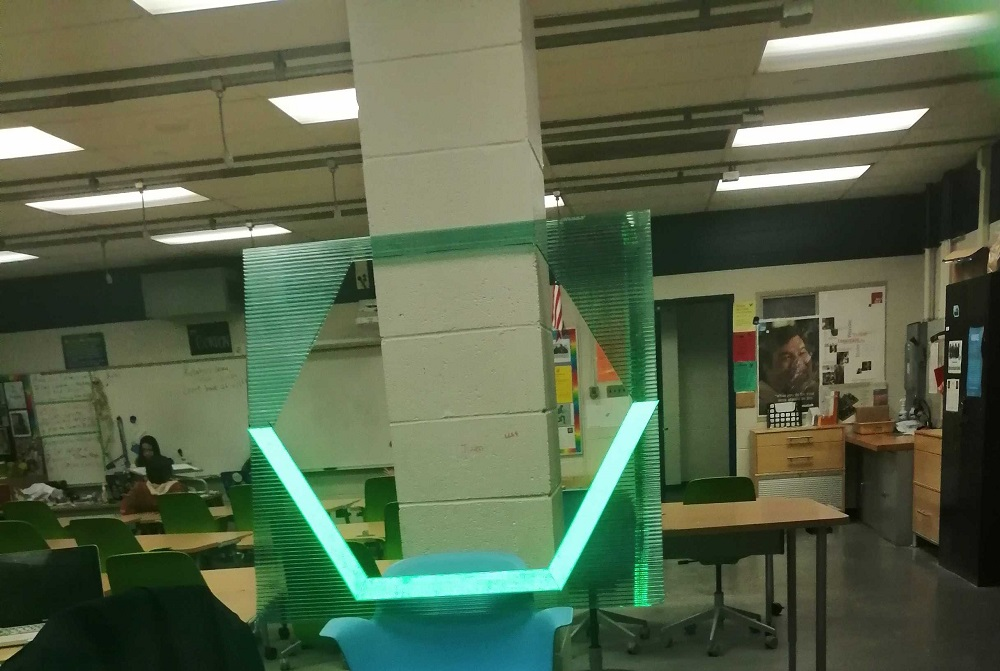
#> input picture test_images/Green_Trapezoid.jpg, 1000 x 671 px, given in place of the camera
$ python locate_target.py   (older library calls are emulated)
#> lines starting #> are read from the running program, lines starting #| are printed output that depends on the picture; after the words box and inside, x2 and y2 are one past the last pixel; in counts of white or black regions, pixels touching at a corner belong together; long printed decimals are rounded
import cv2 #USE OPENCV 3.1 FOR FINDCONTOURS TO WORK
import numpy as np
import math
from networktables import NetworkTables as nt
import datetime
import os

__DEBUG__ = False
__DEBUG_REMOTE_PI__ = True

remote_pi_image_location = "/home/pi/test_images/frame1.jpg"
fisheye_pi_image_location = "/home/pi/dev/cvon3/2020-Competition/test_images/frame1.jpg"
image_location = remote_pi_image_location

DISTANCE_KEY = "DISTANCE"
ANGLE_KEY = "ANGLE"
CAMERA_CONNECTED_KEY = "CAMERA_CONNECTED"
RECEVING_IMAGES_KEY = "RECEIVING_IMAGES"
CONTOURS_FOUND_KEY = "CONTOURS_FOUND"
TARGET_IN_FRAME_KEY = "TARGET_FOUND"

NT_ADDRESS = "10.10.76.2"
NT_VISON_TABLE_NAME = "VISION"
NT_HANDLE = None


#use red camera fov if using the ps eye

def process_image(hsv_img, kernelSize, lower_color_range, upper_color_range):
    # Kernal to use for removing noise
    kernel = np.ones(kernelSize, np.uint8)

    # Convert image to binary
    mask = cv2.inRange(hsv_img, lower_color_range, upper_color_range)

    #remove noisy parts of the image
    close_gaps = cv2.morphologyEx(mask, cv2.MORPH_CLOSE, kernel)
    no_noise = cv2.morphologyEx(close_gaps, cv2.MORPH_OPEN, kernel)

    return no_noise


def find_object(img):
    # Find boundary of object
    _, contours, _ = cv2.findContours(img, cv2.RETR_TREE, cv2.CHAIN_APPROX_SIMPLE)

    update_network_tables(CONTOURS_FOUND_KEY, len(contours))

    #runs if no contours are found
    if len(contours) == 0:
        return None

    #finds largest contour, and uses this as our object
    largest_contour = contours[0]
    for con in contours:
        if cv2.contourArea(con) > cv2.contourArea(largest_contour):
            largest_contour = con
    return largest_contour

def find_bounding_box(img, contour):

    #generates bounding rectangle
    x, y, w, h = cv2.boundingRect(contour)

    #locates the midpoint of the top side of the bounding rectangle
    #and uses this as the object center
    # NOTE: this is specific to the 2020 competition target, where our
    # object is the bottom half of the whole target (a hexagon)
    center_x = int(x+(w/2))
    center_y = int(y)

    # reject all weird aspect ratios (too tall or flat)
    aspect_ratio = h/w
    expected_aspect_ratio = 17.5/39
    # if (aspect_ratio <= expected_aspect_ratio*.8
    #     or aspect_ratio >= expected_aspect_ratio*1.2):
    #     return -1, -1, -1, -1

    if __DEBUG__:
        contoured_image = cv2.drawContours(img, [contour], -1, (100,0,0), 2) #not using original image
        contoured_image = cv2.rectangle(contoured_image, (x,y), (x+w, y+h), (100, 0, 0), 2)
        contoured_image = cv2.circle(contoured_image, (center_x, center_y), 3, (100, 0, 0), 2)

    if __DEBUG__:
        try:
            cv2.imshow("contours", contoured_image)
            cv2.waitKey(0) #Waits long enough for image to load
        except:
            print("monitor not connected")

    return w, h, center_x, center_y


def find_distance_and_angle(img, w, h, center_x, center_y):

    img_center = (img.shape[1]/2, img.shape[0]/2)
    xydist = (center_x - img_center[0], center_y - img_center[1])

    camera_fov_degrees = 56 # on the low fov setting
    camera_fov = camera_fov_degrees/360 * 2 * math.pi # convert to radians
    angle_to_obj = (xydist[0] / img.shape[1]) * camera_fov
    angle_to_obj = (180/math.pi)*angle_to_obj
    obj_angle = (w / img.shape[1]) * camera_fov # degrees of fov taken up by the object
    obj_width = 38 # inches - original measurement, probably actually 39"
    distance = ((math.sin((math.pi - obj_angle) / 2) /
                math.sin(obj_angle / 2)) * (obj_width / 2))

    #empirical measurement were used to come up with these corrections
    distance = distance - .125 * (distance - 49) - 11 # To account for measured error

    if __DEBUG__:
        print(str(distance) + "distance to target")
        print(str(angle_to_obj)+ "Angle to object")

    return distance, angle_to_obj

def capture_images(device):
    webcam = cv2.VideoCapture(device)

    _, frame = webcam.read()

    if __DEBUG_REMOTE_PI__:
        print("Read image", frame.shape)


# [6 lines of commented-out code are left out]

    cv2.imwrite(image_location, frame)

    return frame

def init_network_tables():
    global NT_HANDLE
    nt.initialize(server = NT_ADDRESS)
    print("nt is initialized. server is", NT_ADDRESS)
    NT_HANDLE = nt.getTable(NT_VISON_TABLE_NAME)

def update_network_tables(key, value):
    global NT_HANDLE

    print("updating", key, value, type(value))

    if NT_HANDLE is not None:
        NT_HANDLE.putNumber(key, value)
        print("wrote to nt:", key, value)
    else:
        print("no network table handle")

def update_distance_angle(distance, angle):
    if __DEBUG_REMOTE_PI__:
        print("updating network tables", distance, angle)

    update_network_tables(DISTANCE_KEY, distance)
    update_network_tables(ANGLE_KEY, angle)


def camera_params(): #Only works on linux
    set_camera_params = "v4l2-ctl -d /dev/video0 --set-ctrl=white_balance_automatic=0,exposure=1,contrast=30,gain_automatic=0,auto_exposure=1"
#   while == os.system(set_camera_params):
#       continue
    os.system(set_camera_params)

def start():

    init_network_tables()
    camera_params()

    while True:
        before = datetime.datetime.now().timestamp()
        print("Imagetest main is running")
        frame = capture_images(0)
#> in capture_images, frame is the input picture: shape (671, 1000, 3); mean B, G, R 75, 101.6, 88.4
#| Read image (671, 1000, 3)

        bgr_img = cv2.imread(image_location)
        # print(bgr_img)
        # Convert the frame to HSV
        hsv_img = cv2.cvtColor(bgr_img, cv2.COLOR_BGR2HSV)
#> hsv_img: shape (671, 1000, 3); mean H, S, V 41.9, 93.4, 103.6

        img_hsv_lower = np.array([50,50,50])
        img_hsv_upper = np.array([180,255,255])


        binary_image = process_image(hsv_img, (5,5), img_hsv_lower, img_hsv_upper)
#> in process_image, `mask = cv2.inRange(hsv_img, lower_color_range, upper_color_range)`:
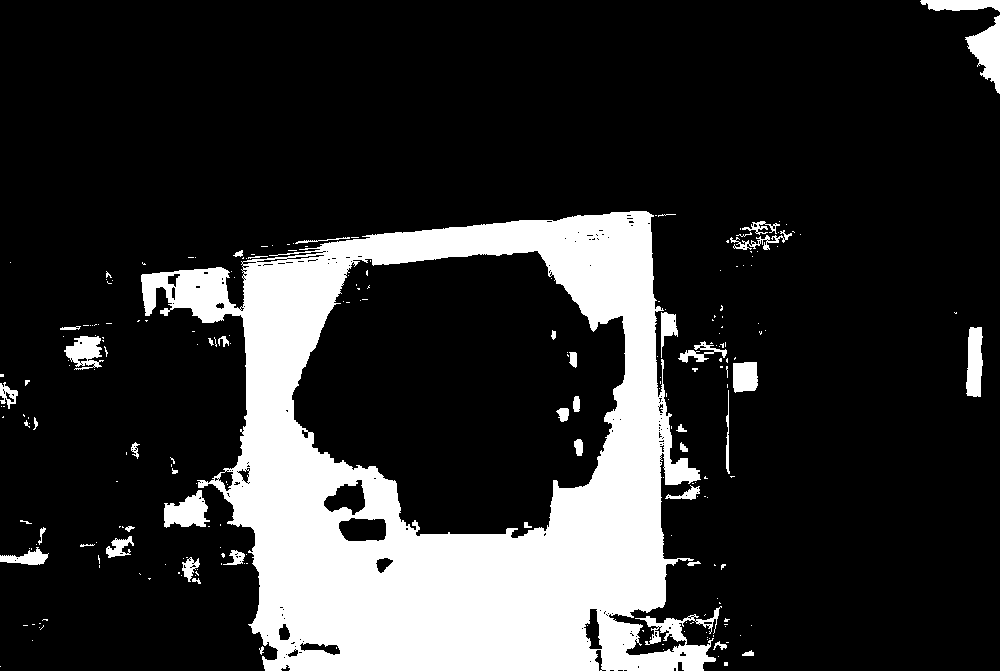
#> mask: shape (671, 1000); 18.7% white; 233 white regions (187 under 20 px), largest, box (x1, y1, x2, y2) and area: (141, 211, 722, 671) 114472, (965, 15, 1000, 94) 1348, (164, 490, 210, 528) 1086
#> in process_image, `close_gaps = cv2.morphologyEx(mask, cv2.MORPH_CLOSE, kernel)`:
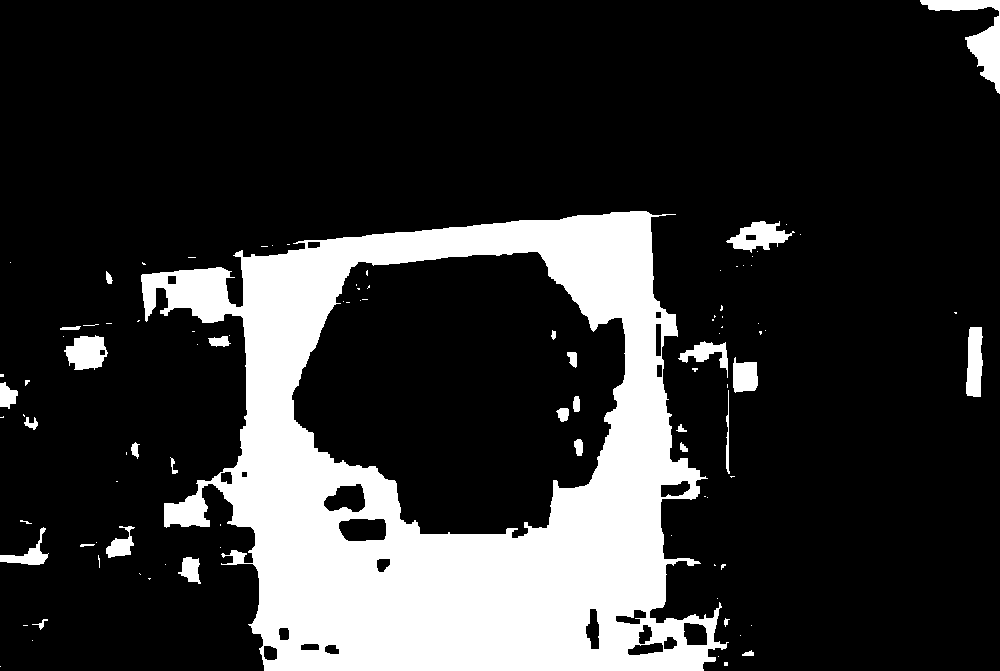
#> close_gaps: shape (671, 1000); 19.4% white; 98 white regions (68 under 20 px), largest, box (x1, y1, x2, y2) and area: (141, 211, 729, 671) 119801, (920, 0, 1000, 94) 2128, (726, 221, 795, 253) 1085
#> in process_image, `no_noise = cv2.morphologyEx(close_gaps, cv2.MORPH_OPEN, kernel)`:
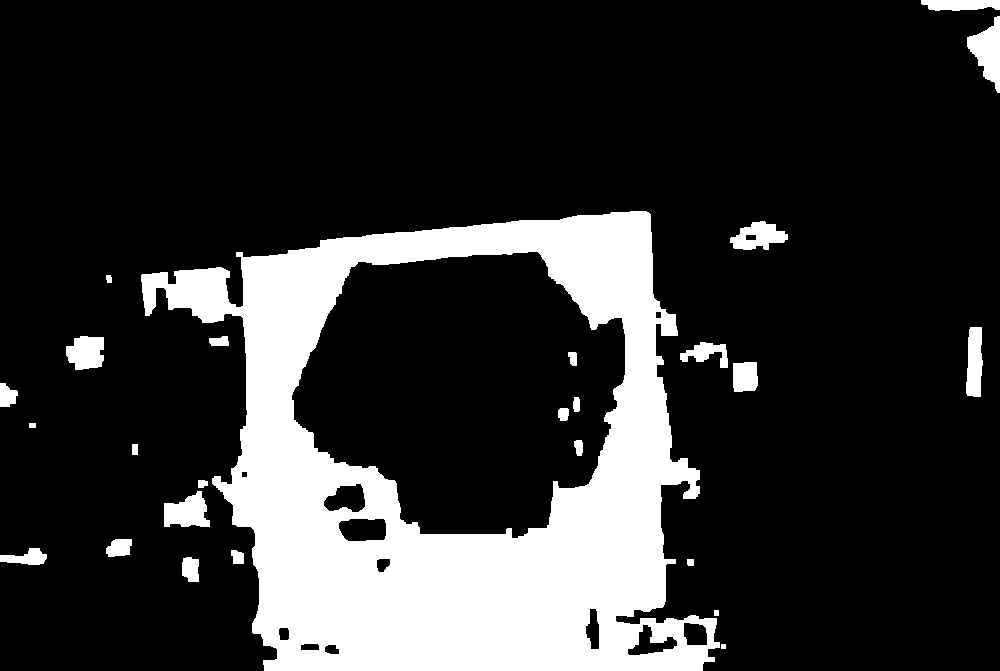
#> no_noise: shape (671, 1000); 19% white; 26 white regions

# [6 lines of commented-out code are left out]

        target_contour = find_object(binary_image)
#> in find_object, `_, contours, _ = cv2.findContours(img, cv2.RETR_TREE, cv2.CHAIN_APPROX..`: contours = 39 contours, 1 with area under 20; largest, box (x1, y1, x2, y2) and area: (141, 211, 720, 671) 189120, (291, 251, 626, 539) 69850, (967, 16, 1000, 93) 1270, (164, 491, 210, 527) 1062, (730, 221, 788, 250) 1002
#> in find_object, `largest_contour = contours[0]`: largest_contour = [[721, 644], [721, 648], [725, 648], [725, 644]]
#> the loop in find_object, `for con in contours:` made 39 passes
#> largest_contour on pass 2: [[714, 610], [714, 615], [718, 615], [718, 610]]
#> con on passes 1, 10, 11: [[721, 644], [721, 648], [725, 648], [725, 644]], [[132, 444], [132, 454], [137, 454], [137, 444]], [[29, 423], [29, 427], [35, 427], [35, 423]]
#> after the loop in find_object, `for con in contours:`: largest_contour = contour of 513 points, box (x1, y1, x2, y2) (141, 211, 720, 671), area 189120
#> target_contour has the same summary as largest_contour in find_object

        if __DEBUG_REMOTE_PI__:
            if target_contour is not None:
                print("Found a contour", target_contour.shape)
#| Found a contour (513, 1, 2)
                # print(target_contour)
            else:
                print("No contours!")

        if (target_contour is None):
            continue

        width, height, center_x, center_y = find_bounding_box(binary_image, target_contour)
#> in find_bounding_box, `x, y, w, h = cv2.boundingRect(contour)`: x = 141; y = 211; w = 579; h = 460
#> in find_bounding_box, `center_x = int(x+(w/2))`: center_x = 430
#> in find_bounding_box, `center_y = int(y)`: center_y = 211
#> in find_bounding_box, `aspect_ratio = h/w`: aspect_ratio = 0.794
#> width = 579; height = 460; center_x = 430; center_y = 211


        if __DEBUG_REMOTE_PI__:
            print("Bounding box is", width, height)
#| Bounding box is 579 460


        if width == -1:
            continue

        distance, angle = find_distance_and_angle(binary_image, width, height, center_x, center_y)
#> in find_distance_and_angle, `xydist = (center_x - img_center[0], center_y - img_center[1])`: xydist = (-70, -124.5)
#> in find_distance_and_angle, `angle_to_obj = (xydist[0] / img.shape[1]) * camera_fov`: angle_to_obj = -0.0684
#> in find_distance_and_angle, `angle_to_obj = (180/math.pi)*angle_to_obj`: angle_to_obj = -3.92
#> in find_distance_and_angle, `obj_angle = (w / img.shape[1]) * camera_fov`: obj_angle = 0.566
#> in find_distance_and_angle, `distance = ((math.sin((math.pi - obj_angle) / 2) / math.sin(obj_angle ..`: distance = 65.35
#> in find_distance_and_angle, `distance = distance - .125 * (distance - 49) - 11`: distance = 52.3
#> distance = 52.3; angle = -3.92

        update_distance_angle(distance, angle)
#| updating network tables 52.304 -3.920
#| updating DISTANCE 52.304 <class 'float'>
#| wrote to nt: DISTANCE 52.304
#| updating ANGLE -3.920 <class 'float'>
#| wrote to nt: ANGLE -3.920
        after = datetime.datetime.now().timestamp()

        delay = after - before
        print("processing complete in", delay, "microsec")


if __name__ == "__main__":

    start()

    # # # Display the BGR image with found objects bounded by rectangles
    # # if(displayImages):
    # #     cv2.imshow("Objects found!", bgr_img)
